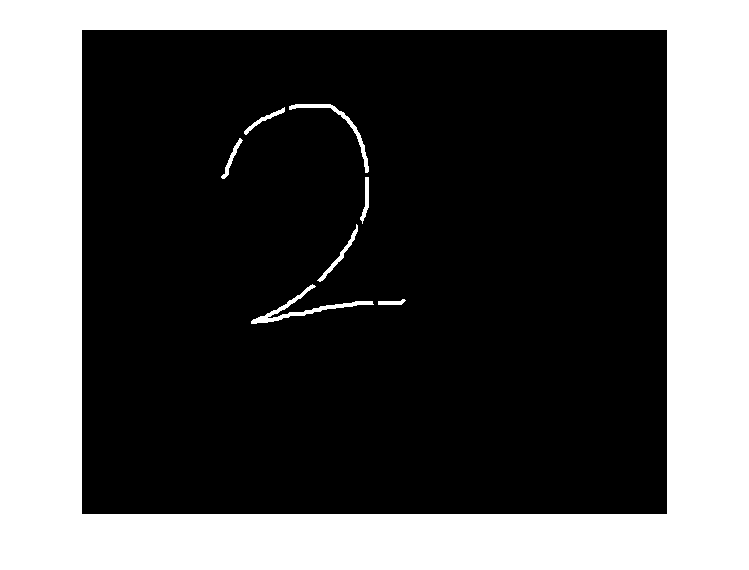
#> input picture BACS2003 Artificial Intelligence/AI Practical/Practical 7 Image Processing and Computer Vision/Digit3.png, 749 x 570 px
$ jupyter execute --allow-errors 'ImageProcessing(S).ipynb'
#> lines starting #> are read from the running program, lines starting #| are printed output that depends on the picture; after the words box and inside, x2 and y2 are one past the last pixel; in counts of white or black regions, pixels touching at a corner belong together
# Image Processing and Computer Vision

## Instruction
In this practical, student is required to perform the following image processing and computer vision
functions. Image and video data will be provided for the purposes.<br><br>
__(A) Image processing: perform the following functions for Image processing:__ <br>
    1) Read image<br>
    2) Resize image<br>
    3) Convert to grayscale image<br>
    4) Perform Morphological operation<br>
    5) Image denoise<br>
    6) Edge detection<br>
    7) Corner detection<br><br>
__(B) Computer Vision: Track a car/person on the road using optical flow__<br>
1) Read a video<br>
2) Perform background subtraction<br>
3) Perform motion tracking<br>

## Section A: Image Processing

1. Create a new py file and type the following using the Python Editor to import necessary
libraries. “cv2” is a well-known library (OpenCV) to perform image processing and video
analysis.

[cell 1]
import numpy as np
import cv2

2. “imread” is used to read an image in Python while “imshow” can be used to visualize an
image output. The following lines read “Lenna.png” and visualize it in python.

[cell 2]
img = cv2.imread('Lenna.png')
cv2.imshow('picOriLenna',img)
cv2.waitKey(0)
cv2.destroyAllWindows()

3. An image can be resized with the “resize” function. “fx” and “fy” indicate the scale that the
image to be resized (Example: 0.5 means to downsize the image into ½ of the original size).

#> (a cell that did not finish here is left out)

4. An image can be converted to grayscale from color image with the following lines.

#> (a cell that did not finish here is left out)

5. Images may contain numerous imperfections. In particular, the binary regions produced by
simple thresholding are distorted by noise and texture (example, gaps between the pixels).
Morphological image processing pursues the goals of removing these imperfections by
accounting for the form and structure of the image. Morphological operators often take a
binary image and a structuring element as input and combine them using a set operator
(intersection, union, inclusion, complement). They process objects in the input image based
on characteristics of its shape, which are encoded in the structuring element. There are four
common types of morphological operations which are; erosion, dilation, opening and closing.
Following lines perform morphological operation with a Digit image.

[cell 5]
# We use Digit image to perform morphological operation
imgDigit = cv2.imread('Digit3.png')
#> imgDigit is the input picture: shape (570, 749, 3); 34.2% white; 8 white regions, largest, box (x1, y1, x2, y2) and area: (0, 0, 749, 570) 143790, (251, 284, 374, 324) 770, (289, 104, 369, 173) 497
cv2.imshow('picOriDigit',imgDigit)

# Erosion
kernel = np.ones((3,3),np.uint8) #To define the structuring element
erosion = cv2.erode(imgDigit,kernel,iterations = 1)
#> erosion: shape (570, 749, 3); 33.4% white; 8 white regions, largest, box (x1, y1, x2, y2) and area: (0, 0, 749, 570) 141648, (252, 286, 372, 323) 321, (290, 105, 368, 172) 199
cv2.imshow('picErosion',erosion)

# Dilation
kernel = np.ones((5,5),np.uint8)
dilation = cv2.dilate(imgDigit,kernel,iterations = 1)
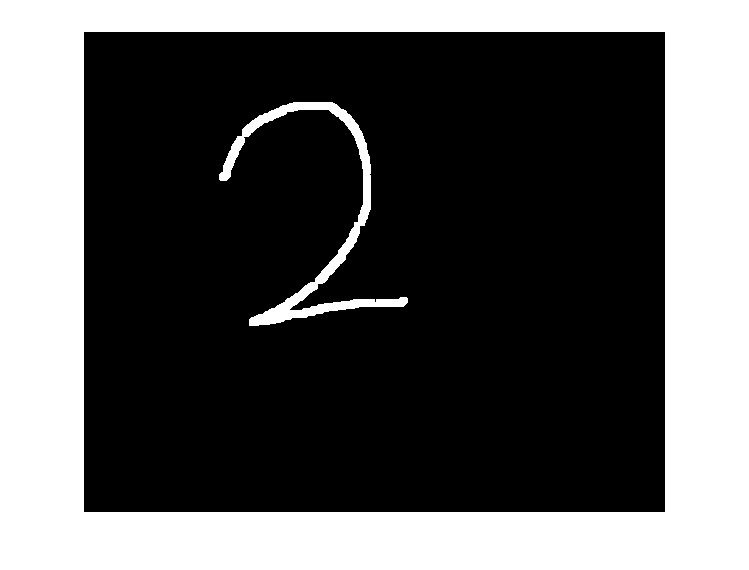
#> dilation: shape (570, 749, 3); 35.9% white; 2 white regions, box (x1, y1, x2, y2) and area: (0, 0, 749, 570) 148050, (219, 102, 408, 326) 5080
cv2.imshow('picDilation',dilation)

# Opening
kernel = np.ones((3,3),np.uint8)
opening = cv2.morphologyEx(imgDigit, cv2.MORPH_OPEN, kernel)
#> opening: shape (570, 749, 3); 34.2% white; 8 white regions, largest, box (x1, y1, x2, y2) and area: (0, 0, 749, 570) 143790, (251, 285, 373, 324) 767, (289, 104, 369, 173) 497
cv2.imshow('picOpening',opening)

# Closing
kernel = np.ones((5,5),np.uint8)
closing = cv2.morphologyEx(imgDigit, cv2.MORPH_CLOSE, kernel)
#> closing: shape (570, 749, 3); 34.2% white; 5 white regions, box (x1, y1, x2, y2) and area: (0, 0, 749, 570) 143790, (251, 284, 406, 324) 955, (244, 104, 369, 224) 904, (317, 224, 358, 282) 274, (221, 138, 243, 179) 183
cv2.imshow('picClosing',closing)

cv2.waitKey(0)
cv2.destroyAllWindows()

6. Image noise is random (not present in the object imaged) variation of brightness or color
information in images. It is an unwanted signal that could be an obstacle in the later
processes (e.g feature extraction) and it might affect the overall system performance. Thus,
it is important to have noise removal in the image preprocessing step. Following lines
demonstrates noise removal by using three different filters (Average, Gaussian, and Median)
on camera man image with salt and pepper noise.

[cell 6]
#Read and convert image into grayscale
imgNoise = cv2.imread("cameraman_noise.jpg")
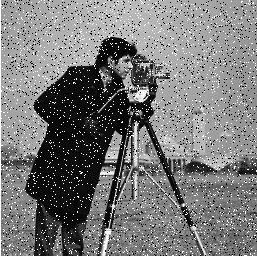
#> input picture BACS2003 Artificial Intelligence/AI Practical/Practical 7 Image Processing and Computer Vision/cameraman_noise.jpg, 257 x 256 px
#> imgNoise is the input picture: shape (256, 257, 3); min 0, max 255, mean 120.6
gray_imgNoise = cv2.cvtColor(imgNoise, cv2.COLOR_BGR2GRAY)
cv2.imshow('picOriNoise',gray_imgNoise)

# Averaging filtering
blurAverage = cv2.blur(gray_imgNoise,(5,5))
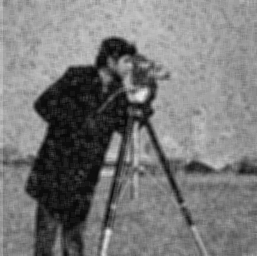
#> blurAverage: shape (256, 257); min 7, max 239, mean 120.4
cv2.imshow('picBlur', blurAverage)

# Gaussian filtering
blurGauss = cv2.GaussianBlur(gray_imgNoise,(5,5),0)
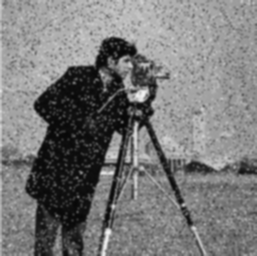
#> blurGauss: shape (256, 257); min 7, max 242, mean 120.5
cv2.imshow('picBlurGauss',blurGauss)

# Median filtering
blurMedian = cv2.medianBlur(gray_imgNoise,5)
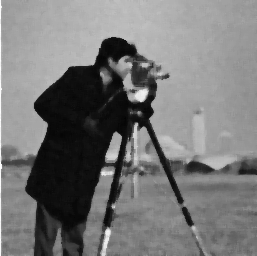
#> blurMedian: shape (256, 257); min 2, max 254, mean 119
cv2.imshow('picBlurMedian',blurMedian)

cv2.waitKey(0)
cv2.destroyAllWindows()

7. Edge and corner are very useful image features commonly used for feature extraction and
perform recognition in an image. Following lines used canny operator to extract the edge
and Harris corner detector to extract the corner of the Chessboard image.

[cell 7]
filename = 'Chessboard.png'
img = cv2.imread(filename)
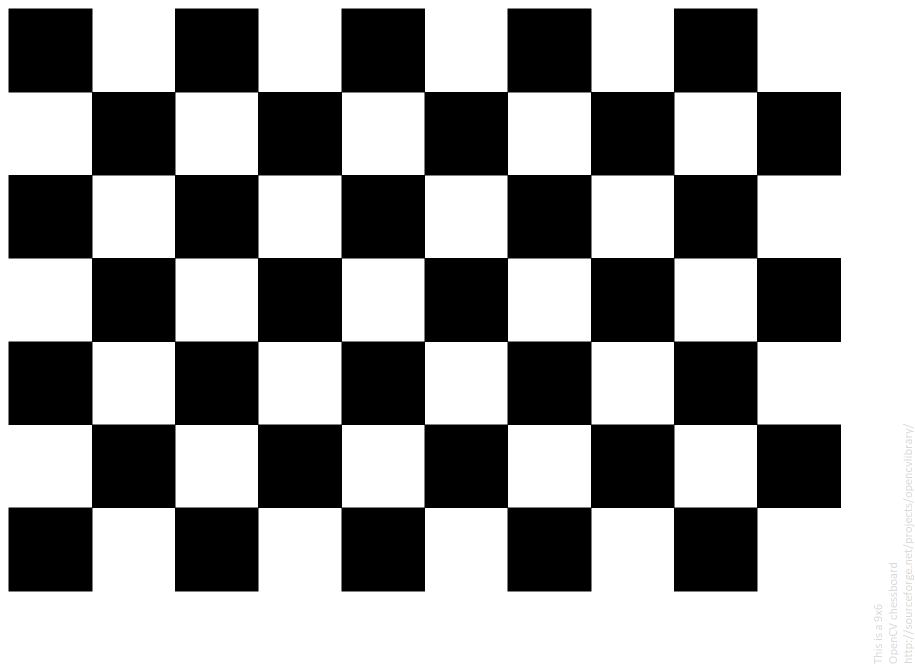
#> input picture BACS2003 Artificial Intelligence/AI Practical/Practical 7 Image Processing and Computer Vision/Chessboard.png, 1830 x 1330 px (shown at 1/2 size)
#> img is the input picture: shape (1330, 1830, 3); mean B, G, R 152.2, 152.2, 152.2
img = cv2.resize(img,None,fx=0.5, fy=0.5)
#> img: shape (665, 915, 3)
cv2.imshow('picOriChessboard',img)

# Edge detection using canny operator
edgesCanny = cv2.Canny(img,100,200)
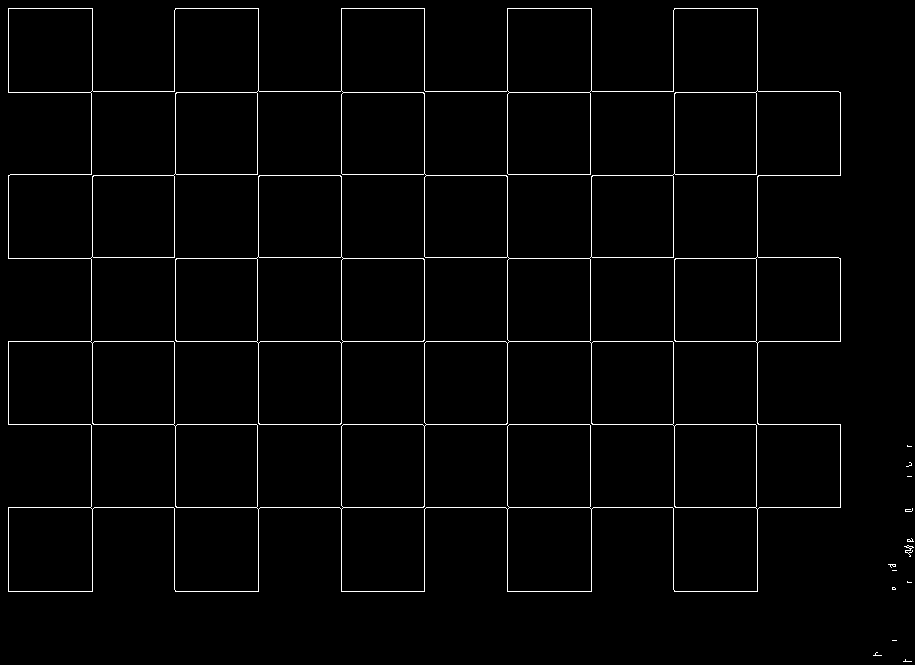
#> edgesCanny: shape (665, 915); 1.9% white in thin lines or dots
cv2.imshow('picEdgeCanny',edgesCanny)

# Corner detection using Harris corner detector
gray = cv2.cvtColor(img,cv2.COLOR_BGR2GRAY)
gray = np.float32(gray)
dst = cv2.cornerHarris(gray,2,3,0.04)
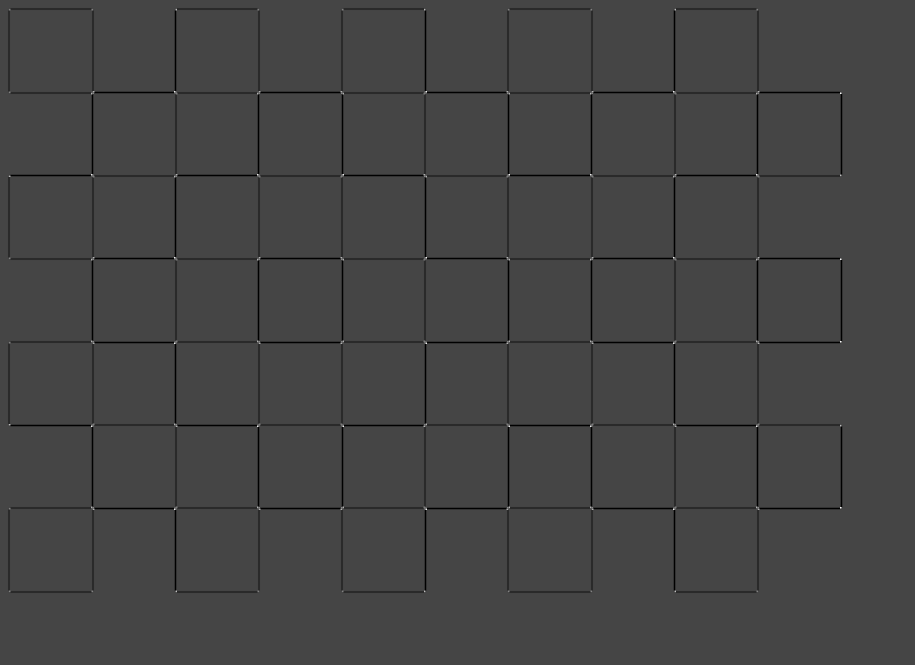
#> dst: shape (665, 915) float32; min -169130016, max 454828928, mean -3334155.5; drawn with min black and max white
dst = cv2.dilate(dst,None) #result is dilated for marking the corners, not important
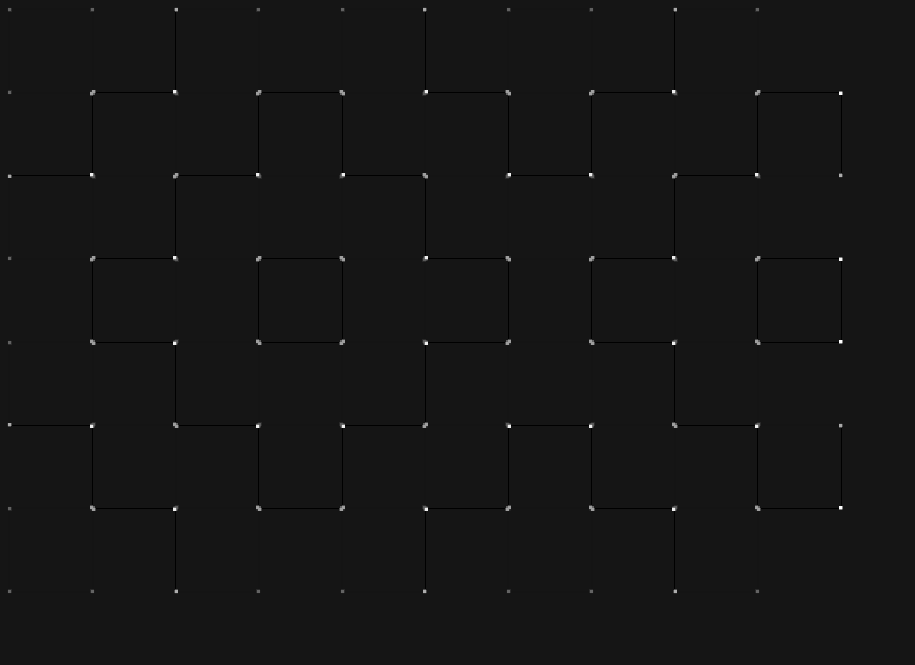
#> dst: shape (665, 915) float32; min -42282504, max 454828928, mean 288529.2; drawn with min black and max white
img[dst>0.01*dst.max()]=[0,0,255] # Threshold for an optimal value, it may vary depending on the image.
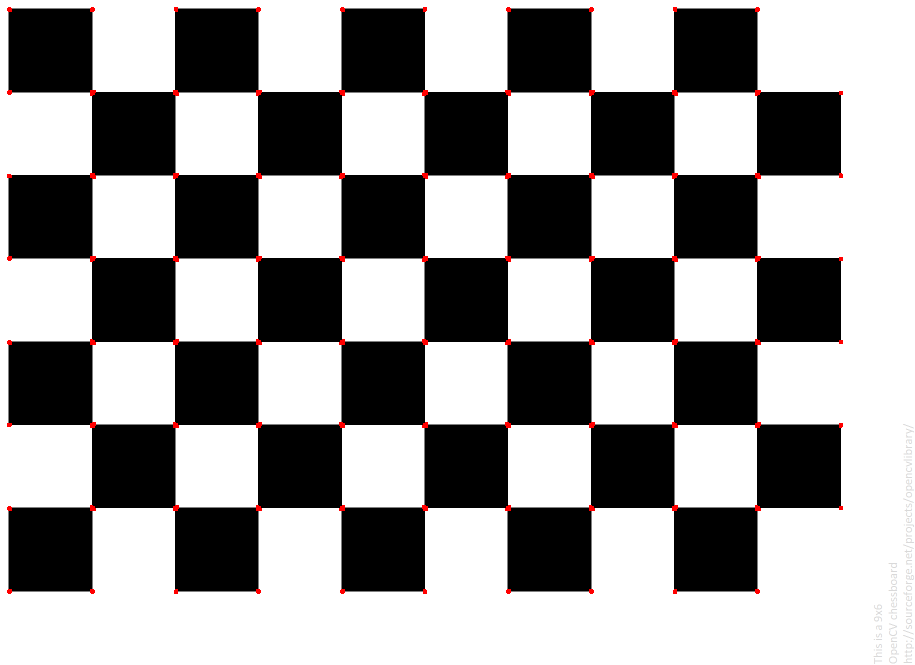
#> img: shape (665, 915, 3); mean B, G, R 151.7, 151.7, 152.7
cv2.imshow('picCornerHarris', img)

cv2.waitKey(0)
cv2.destroyAllWindows()
